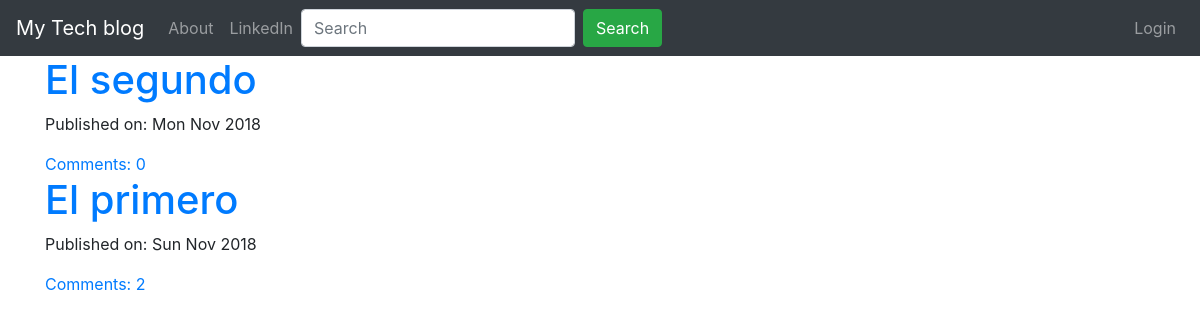
The app's page /, older data.
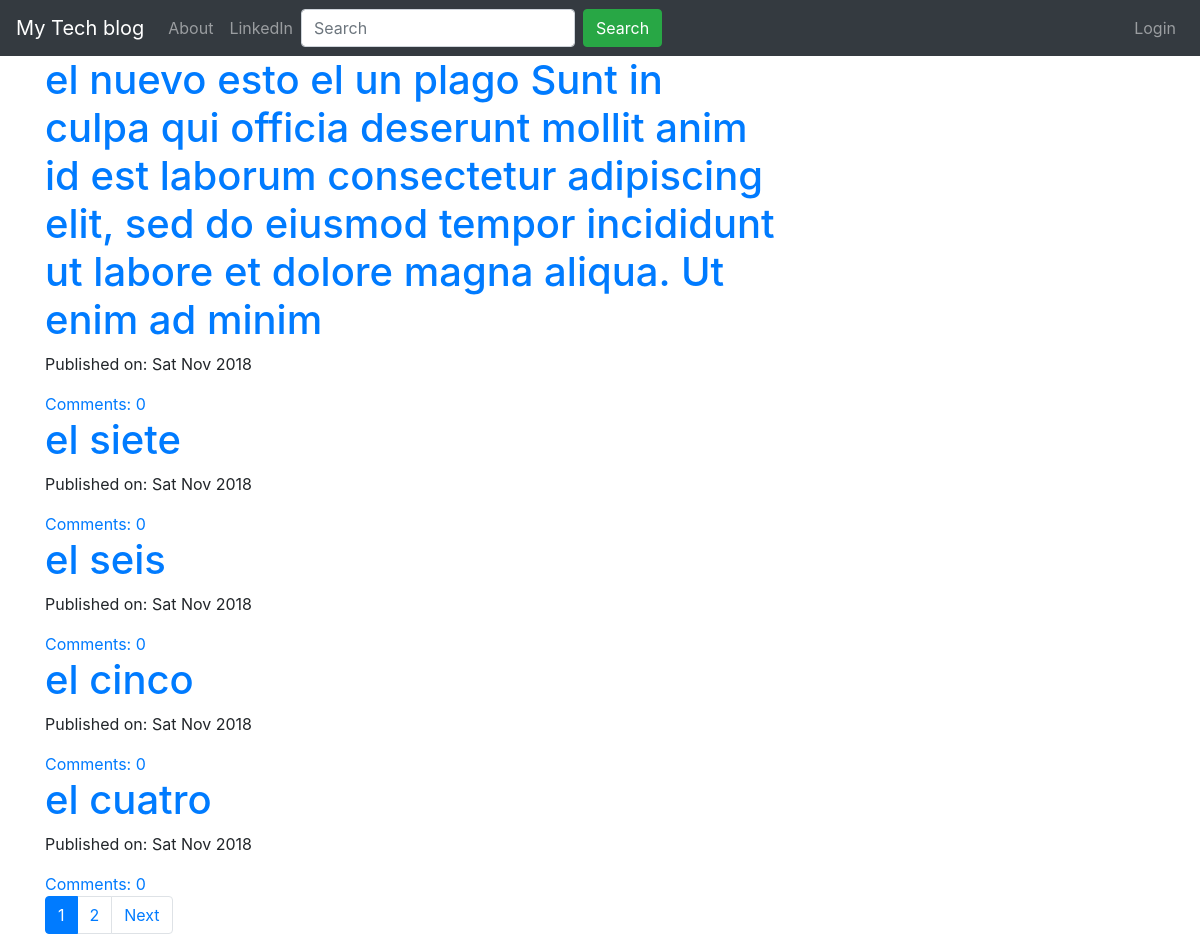
The same page, newer data.
### blog/models.py (models this page shows, shortened)
class Post(models.Model):
    author = models.ForeignKey('auth.User',on_delete=models.DO_NOTHING)
    title = models.CharField(max_length=200)
    text = models.TextField()
    created_date = models.DateTimeField(default=timezone.now)
    published_date = models.DateTimeField(blank=True, null=True)
    def approve_comments(self):
        return self.comments.filter(approved_comment=True)

### blog/views.py (the view)
# urls.py: path('',views.PostListView.as_view(),name='post_list'),
class PostListView(ListView):
    model = Post
    paginate_by = 5
    def get_queryset(self):
        return Post.objects.filter(published_date__lte=timezone.now()).order_by('-published_date')

### blog/templates/blog/post_list.html (shortened to what this page needs)
{% extends 'blog/base.html' %}
{% block content %}
<div class="centerstage">
    {% for post in post_list %}
        <div class="post">
            <h1><a href="{% url 'post_detail' pk=post.pk %}">{{ post.title }}</a></h1>
            <div class="date">
                <p>Published on: {{ post.published_date|date:"D M Y"}}</p>
            </div>
            <a href="{% url 'post_detail' pk=post.pk %}">Comments: {{ post.approve_comments.count }}</a>
        </div>
    {% endfor %}
</div>
{% if is_paginated %}
    <ul class="pagination">
  {% for i in page_obj.paginator.page_range %}
    {% if page_obj.number == i %}
      <li class="page-item active"><a class="page-link" href="?page={{ i }}">{{ i }}</a></li>
    {% else %}
      <li class="page-item"><a class="page-link" href="?page={{ i }}">{{ i }}</a></li>
    {% endif %}
  {% endfor %}
  {% if page_obj.has_next %}
    <li class="page-item"><a class="page-link" href="?page={{ page_obj.next_page_number }}">Next</a></li>
  {% endif %}
</ul>
{% endif %}
{% endblock %}

### blog/templates/blog/base.html (shortened to what this page needs)
<!DOCTYPE html>
{% load staticfiles %}
<html>
    <head>
        <link rel="stylesheet" href="https://maxcdn.bootstrapcdn.com/bootstrap/4.1.3/css/bootstrap.min.css">
        <link rel="stylesheet" href="//cdn.jsdelivr.net/medium-editor/latest/css/medium-editor.min.css" type="text/css" media="screen" charset="utf-8">
        <link rel="stylesheet" href="{% static 'css/blog.css' %}">
        <link rel="stylesheet" href="https://use.fontawesome.com/releases/v5.5.0/css/all.css">
        <body>
          <nav class="navbar navbar-expand-md bg-dark navbar-dark">
            <a class="navbar-brand" href="{% url 'post_list' %}">My Tech blog</a>
          <div class="collapse navbar-collapse" id="collapsibleNavbar">
            <ul class="navbar-nav">
              <li class="nav-item"><a class="nav-link" href="{% url 'about'%}">About</a></li>
              <li class="nav-item"><a class="nav-link" href="https://www.linkedin.com">LinkedIn</a></li>
            </ul>
            <form class="form-inline" action="{% url 'post_search' %}">
              <input class="form-control mr-sm-2" type="text" name='q' placeholder="Search">
              <button class="btn btn-success" type="submit">Search</button>
            </form>
          </div>
      <ul class="navbar-nav navbar-center">
        {% if user.is_authenticated %}
        <li class="nav-item"><a class="nav-link" href="{% url 'post_new' %}">New Post</a></li>
        <li class="nav-item"><a class="nav-link" href="{% url 'post_draft_list' %}">Drafts</a></li>
        <li class="nav-item"><a class="nav-link" href="{% url 'logout' %}">Log out</a></li>
        <span class="navbar-text">    Welcome: {{ user.username }}  </span>
          {% else %}
          <li class="nav-item"><a class="nav-link" href="{% url 'login' %}">Login</a></li>
        {% endif %}
      </ul>
</nav>
        <div class="content container">
            <div class="row">
                <div class="col-md-8">
                  <div class="blog_posts">
                    {% block content %}
                    {% endblock %}
                  </div>
                </div>
            </div>
        </div>
</body>
</html>

### blog/static/css/blog.css (style rules this page uses)
.centerstage { margin-left: auto; margin-right: auto; }

Row changes from the older to the newer data that the page shows:
no longer on this page (row unchanged): Post: title "El segundo", published_date "Mon Nov 2018", approve_comments.count "0"
no longer on this page (row unchanged): Post: title "El primero", published_date "Sun Nov 2018", approve_comments.count "2"
added Post: title "el nuevo esto el un plago Sunt in culpa qui officia deserunt mollit anim id est laborum consectetur adipiscing elit, sed do eiusmod tempor incididunt ut labore et dolore magna aliqua. Ut enim ad minim", published_date "Sat Nov 2018", approve_comments.count "0"
added Post: title "el siete", published_date "Sat Nov 2018", approve_comments.count "0"
added Post: title "el seis", published_date "Sat Nov 2018", approve_comments.count "0"
added Post: title "el cinco", published_date "Sat Nov 2018", approve_comments.count "0"
added Post: title "el cuatro", published_date "Sat Nov 2018", approve_comments.count "0"
Text that changed along with them:
new list line: "1"
new list line: "2"
text now shown: "Next"
